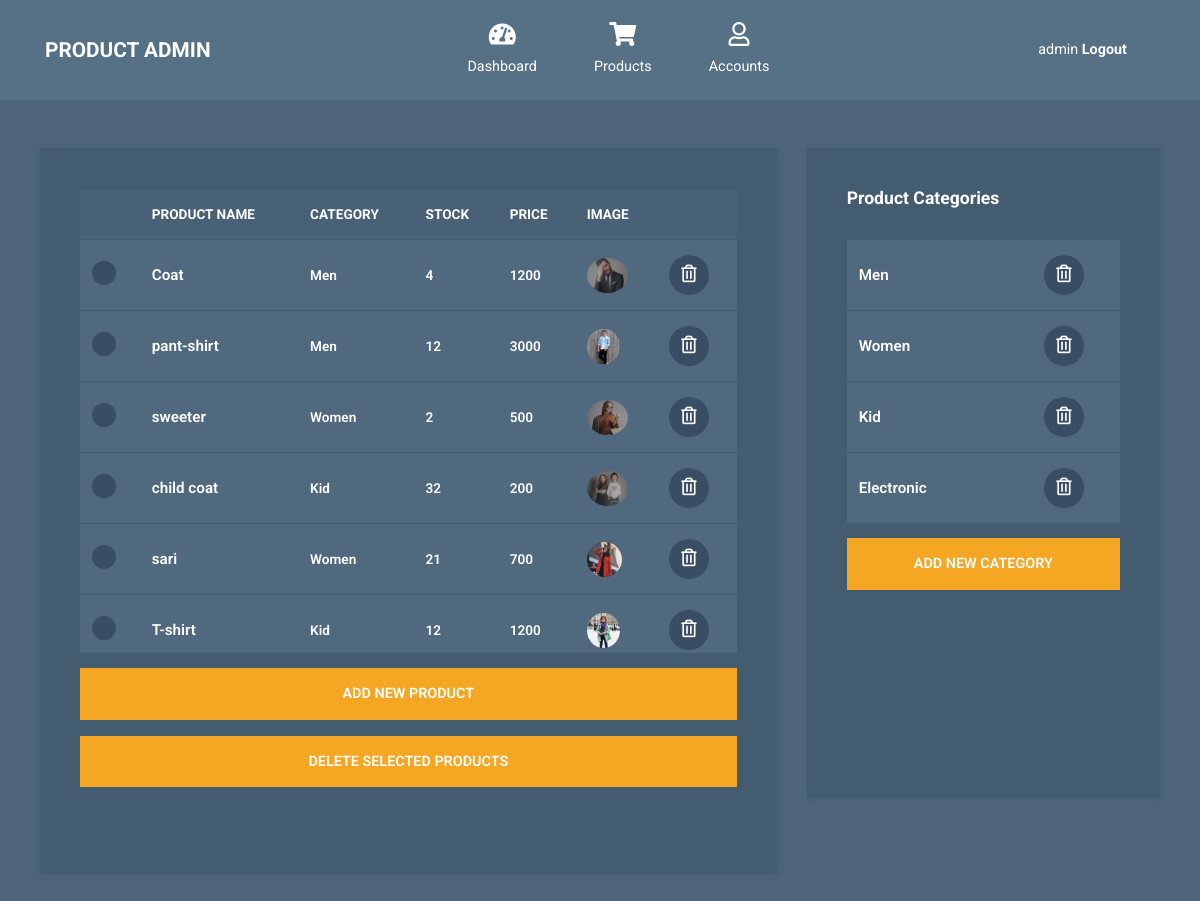
The app's page /myadmin/products/ (signed in) with its own data.
### products/models.py (models this page shows, shortened)
class AddProducts(models.Model):
    product_name = models.CharField(max_length=50)
    description = models.CharField(max_length=100)
    category = models.ForeignKey(Category,on_delete=models.CASCADE,null=True)
    price = models.IntegerField()
    unit = models.IntegerField()
    image = models.ImageField(upload_to='product/image',null=True)

class Category(models.Model):
   category = models.CharField(max_length = 200)

### myadmin/views.py (the view)
# urls.py: path('products/', views.Products,name='admin-products'),
@login_required
def Products(request):
    product_list = AddProducts.objects.all()
    categories_list = Category.objects.all()
    data = {
        'product_active' : 'active',
        'products' : product_list,
        'categories' : categories_list
    }
    return render(request, "dashboard/products.html",data)

### templates/dashboard/products.html
{% extends 'dashboard/header.html' %}
{% load static %}
{% block content %}
<div class="container mt-5">
  <div class="row tm-content-row">
    <div class="col-sm-12 col-md-12 col-lg-8 col-xl-8 tm-block-col">
      <div class="tm-bg-primary-dark tm-block tm-block-products">
        <div class="tm-product-table-container">
          <table class="table table-hover tm-table-small tm-product-table">
            <thead>
              <tr>
                <th scope="col">&nbsp;</th>
                <th scope="col">PRODUCT NAME</th>
                <th scope="col">CATEGORY</th>
                <th scope="col">STOCK</th>
                <th scope="col">PRICE</th>
                <th scope="col">IMAGE</th>
                <th scope="col">&nbsp;</th>
              </tr>
            </thead>
            <tbody>
              {% for product in products %}
              <tr>
                <th scope="row"><input type="checkbox" /></th>
                <td class="tm-product-name">{{product.product_name}}</td>
                <td>{{product.category.category}}</td>
                <td>{{product.unit}}</td>
                <td>{{product.price}}</td>
                <td><img style='border-radius: 50%; height:35px;' src={{product.image.url}}></td>
                <td>
                  <a href="#" class="tm-product-delete-link">
                    <i class="far fa-trash-alt tm-product-delete-icon"></i>
                  </a>
                </td>
                {% endfor %}
              </tr>
            </tbody>
          </table>
        </div>
        <a
          href="{% url 'admin-addproduct' %}"
          class="btn btn-primary btn-block text-uppercase mb-3">Add new product</a>
        <button class="btn btn-primary btn-block text-uppercase">
          Delete selected products
        </button>
      </div>
    </div>
    <div class="col-sm-12 col-md-12 col-lg-4 col-xl-4 tm-block-col">
      <div class="tm-bg-primary-dark tm-block tm-block-product-categories">
        <h2 class="tm-block-title">Product Categories</h2>
        <div class="tm-product-table-container">
          <table class="table tm-table-small tm-product-table">
            <tbody>
              {% for category in categories %}
              <tr>
                <td class="tm-product-name">{{category.category}}</td>
                <td class="text-center">
                  <a href="#" class="tm-product-delete-link">
                    <i class="far fa-trash-alt tm-product-delete-icon"></i>
                  </a>
                </td>
              </tr>
              {% endfor %}
            </tbody>
          </table>
        </div>
        <a
          href="{% url 'admin-category' %}"
          class="btn btn-primary btn-block text-uppercase mb-3">Add new category</a>
      </div>
    </div>
  </div>
</div>
{% endblock %}

### templates/dashboard/header.html (shortened to what this page needs)
{% load static %}
<!DOCTYPE html>
<html lang="en">
<head>
    <link rel="stylesheet" href="{% static 'dashboard/css/fontawesome.min.css' %}">
    <link rel="stylesheet" href="{% static 'dashboard/css/bootstrap.min.css' %}">
    <link rel="stylesheet" href="{% static 'dashboard/css/templatemo-style.css' %}">
</head>
<body id="reportsPage">
    <nav class="navbar navbar-expand-xl">
        <div class="container h-100">
          <a class="navbar-brand {{porduct_active}}" href="{% url 'admin-index' %}">
            <h1 class="tm-site-title mb-0">Product Admin</h1>
          </a>
          <div class="collapse navbar-collapse" id="navbarSupportedContent">
            <ul class="navbar-nav mx-auto h-100">
              <li class="nav-item">
                <a class="nav-link {{index_active}}" href="{% url 'admin-index' %}">
                  <i class="fas fa-tachometer-alt"></i>
                  Dashboard
                </a>
              </li>
              <li class="nav-item">
                <a class="nav-link {{porduct_active}}" href="{% url 'admin-products' %}">
                  <i class="fas fa-shopping-cart"></i>
                  Products
                </a>
              </li>
              <li class="nav-item">
                <a class="nav-link {{account_active}}" href="{% url 'admin-account' %}">
                  <i class="far fa-user"></i>
                  Accounts
                </a>
              </li>
            </ul>
            <ul class="navbar-nav">
              <li class="nav-item">
                <a class="nav-link d-block" href="{% url 'admin-logout' %}">
                  {{user.username}} <b>Logout</b>
                </a>
              </li>
            </ul>
          </div>
        </div>
      </nav>
    {% block content %}
    {% endblock %}
</body>
</html>

### static/dashboard/css/templatemo-style.css (style rules this page uses)
html { font-size: 16px; overflow-x: hidden; }
body { font-family: Roboto, Helvetica, Arial, sans-serif; background-color: #4e657a; overflow-x: hidden; }
a { transition: all 0.3s ease; }
.navbar-brand { display: flex; align-items: center; }
.tm-site-title { display: inline-block; text-transform: uppercase; font-size: 1.3rem; font-weight: 700; color: #fff; }
.navbar { height: 100px; background-color: #567086; padding: 0; }
.navbar .container { position: relative; }
.tm-block-col { margin-bottom: 30px; }
.tm-block { padding: 40px; -webkit-box-shadow: 1px 1px 5px 0 #455c71; -moz-box-shadow: 1px 1px 5px 0 #455c71; box-shadow: 1px 1px 5px 0 #455c71; min-height: 350px; height: 100%; max-height: 450px; }
.tm-block-title { font-size: 1.1rem; font-weight: 700; color: #fff; margin-bottom: 30px; }
.nav-link { color: #fff; height: 100%; display: flex; align-items: center; justify-content: center; flex-direction: column; font-size: 90%; }
.nav-link > i { margin-bottom: 10px; margin-right: 0; font-size: 1.5rem; }
.dropdown-item, .nav-link { padding: 15px 20px; }
.nav-item { text-align: center; }
.nav-item:last-child { margin-right: 0; }
.tm-content-row { justify-content: space-between; margin-left: -20px; margin-right: -20px; }
.table { background-color: #50697f; color: #fff; font-size: 85%; margin-bottom: 0; }
thead { background-color: #486177; color: #fff; }
.table thead th { border-bottom: 0; }
.btn { border-radius: 0; padding: 13px 28px; transition: all 0.2s ease; max-width: 100%; }
.btn-primary { color: #fff; background-color: #f5a623; border: 2px solid #f5a623; font-size: 90%; font-weight: 600; }
.table td, .table th { border-top: 1px solid #415a70; padding: 15px 25px; vertical-align: middle; }
.tm-table-small td, .tm-table-small th { padding-left: 12px; padding-right: 12px; }
.table-hover tbody tr { transition: all 0.2s ease; }
.tm-bg-primary-dark { background-color: #435c70; }
input[type="checkbox"] { cursor: pointer; -webkit-appearance: none; appearance: none; background-color: #394e64; background-position: center; border-radius: 50%; box-sizing: border-box; position: relative; box-sizing: content-box; width: 24px; height: 24px; transition: all 0.1s linear; }
.tm-block-products { min-height: 725px; }
.tm-block-product-categories { min-height: 650px; }
.tm-product-table-container { max-height: 465px; margin-bottom: 15px; overflow-y: scroll; }
.tm-product-table tr { font-weight: 600; }
.tm-product-name { font-size: 0.95rem; font-weight: 600; }
.tm-product-delete-icon { font-size: 1.1rem; color: #fff; }
.tm-product-delete-link { padding: 10px; border-radius: 50%; background-color: #394e64; display: inline-block; width: 40px; height: 40px; text-align: center; }
@media (min-width: 1200px) { .navbar-expand-xl .navbar-nav .nav-link { padding-left: 28px; padding-right: 28px; } }
@media (min-width: 1200px) { .navbar-collapse { height: 100%; } }
@media (max-width: 1275px) and (min-width: 1200px) { .nav-item { margin-right: 15px; } }
@media (max-width: 1350px) { .nav-item { margin-right: 1px; } }

### records on screen
AddProducts: product_name "Coat", category.category "Men", unit "4", price "1200", image (picture)
AddProducts: product_name "pant-shirt", category.category "Men", unit "12", price "3000", image (picture)
AddProducts: product_name "sweeter", category.category "Women", unit "2", price "500", image (picture)
AddProducts: product_name "child coat", category.category "Kid", unit "32", price "200", image (picture)
AddProducts: product_name "sari", category.category "Women", unit "21", price "700", image (picture)
AddProducts: product_name "T-shirt", category.category "Kid", unit "12", price "1200", image (picture)
Category: category "Men"
Category: category "Women"
Category: category "Kid"
Category: category "Electronic"

### other values on screen
{{ user.username }} "admin"
